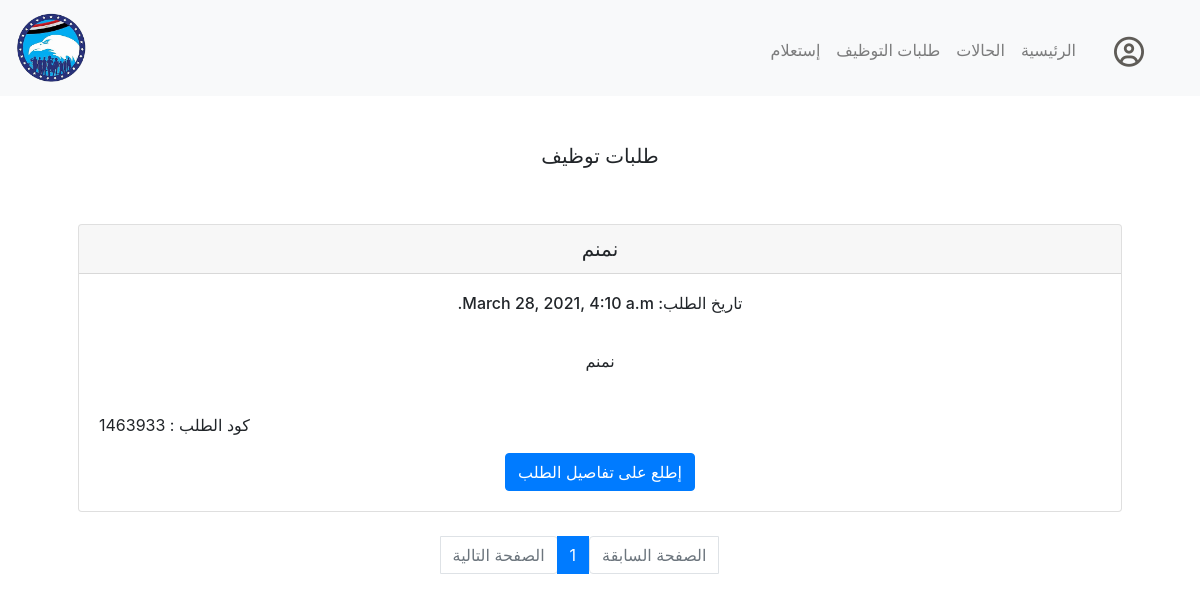
The app's page /closedjobs (signed in), older data.
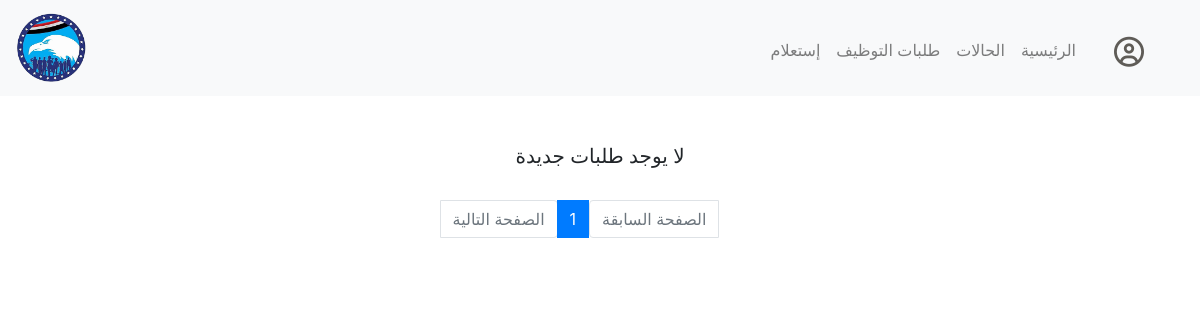
The same page, newer data.
### inhouse/models.py (models this page shows)
class Jobs(models.Model):
    jobCode = models.CharField(max_length=12)
    jobPersonaId = models.ForeignKey(Person, on_delete=models.CASCADE, related_name="applicants")
    jobDate = models.DateTimeField(auto_now_add=True, blank=True)
    jobStatus = models.CharField(max_length=20)
    jobUniversity = models.CharField(max_length=64)
    jobEduMajor = models.CharField(max_length=64)
    jobExtraDetails = models.TextField(blank=True)
    JobResponsible = models.ForeignKey(settings.AUTH_USER_MODEL, on_delete=models.CASCADE, related_name="hr")
    jobCV = models.FileField()

### inhouse/views.py (the view)
# urls.py: path("closedjobs", views.closedjobs, name="closedjobs"),
def closedjobs(request):
    if not request.user.is_authenticated:
        return HttpResponseRedirect(reverse("login"))
    cases_list = Jobs.objects.filter(jobStatus="closed").order_by('-id')
    paginator = Paginator(cases_list, 5)
    try:
        page = int(request.GET.get('page', '1'))
    except:
        page = 1
    try:
        cases = paginator.page(page)
    except(EmptyPage, InvalidPage):
        cases = paginator.page(paginator.num_pages)
    return render(request, "inhouse/closedjobs.html", {
        "cases" : cases
    })

### inhouse/templates/inhouse/closedjobs.html (shortened to what this page needs)
{% extends "inhouse/layout.html" %}
{% block main %}
{% if cases %}
<h5>طلبات توظيف</h5>
        {% for case in cases.object_list %}
        {% if case.jobStatus == 'closed' %}
        <br><br>
        <div class="card">
            <h5 class="card-header">{{case.jobEduMajor}}</h5>
            <div class="card-body">
              <h6 dir="rtl" class="card-title">تاريخ الطلب: {{case.jobDate}}</h6>
              <br>
              <p class="card-text">{{ case.jobExtraDetails|linebreaksbr }}</p>
              <br>
              <p class="text-left"> كود الطلب : {{case.jobCode}}</p>
              <a href="{% url 'case' case.jobCode %}" class="btn btn-primary">إطلع على تفاصيل الطلب</a>
            </div>
          </div>
        {% endif %}
        {% endfor %}
{% else %}
<h5>لا يوجد طلبات جديدة</h5>
{% endif %}
<br>
<nav aria-label="Page navigation example ">
    <ul dir="rtl" class="pagination justify-content-center">
       {% if cases.has_previous %}
      <li class="page-item"><a class="page-link" href="?page={{ cases.previous_page_number}}">الصفحة السابقة</a></li>
      {% else %}
      <li class="page-item disabled"><a class="page-link disabled" aria-disabled="true" href="#">الصفحة السابقة</a></li>
      {% endif %}
      {% for pg in cases.paginator.page_range %}
      {% if cases.number == pg %}
      <li class="page-item active"><a class="page-link" href="?page={{pg}}">{{pg}}</a></li>
      {% else %}
      <li class="page-item"><a class="page-link" href="?page={{pg}}">{{pg}}</a></li>
      {% endif %}
      {% endfor %}
      {% if cases.has_next %}
      <li class="page-item"><a class="page-link" href="?page={{ cases.next_page_number}}">الصفحة التالية</a></li>
      {% else %}
      <li class="page-item disabled"><a class="page-link disabled" aria-disabled="true" href="#">الصفحة التالية</a></li>
      {% endif %}
    </ul>
  </nav>
{% endblock %}

Row changes from the older to the newer data that the page shows:
removed Jobs: jobEduMajor "نمنم", jobDate "March 28, 2021, 4:10 a.m.", jobExtraDetails "نمنم", jobCode "1463933"
Text that changed along with them:
text no longer shown: "طلبات توظيف"
text now shown: "لا يوجد طلبات جديدة"
